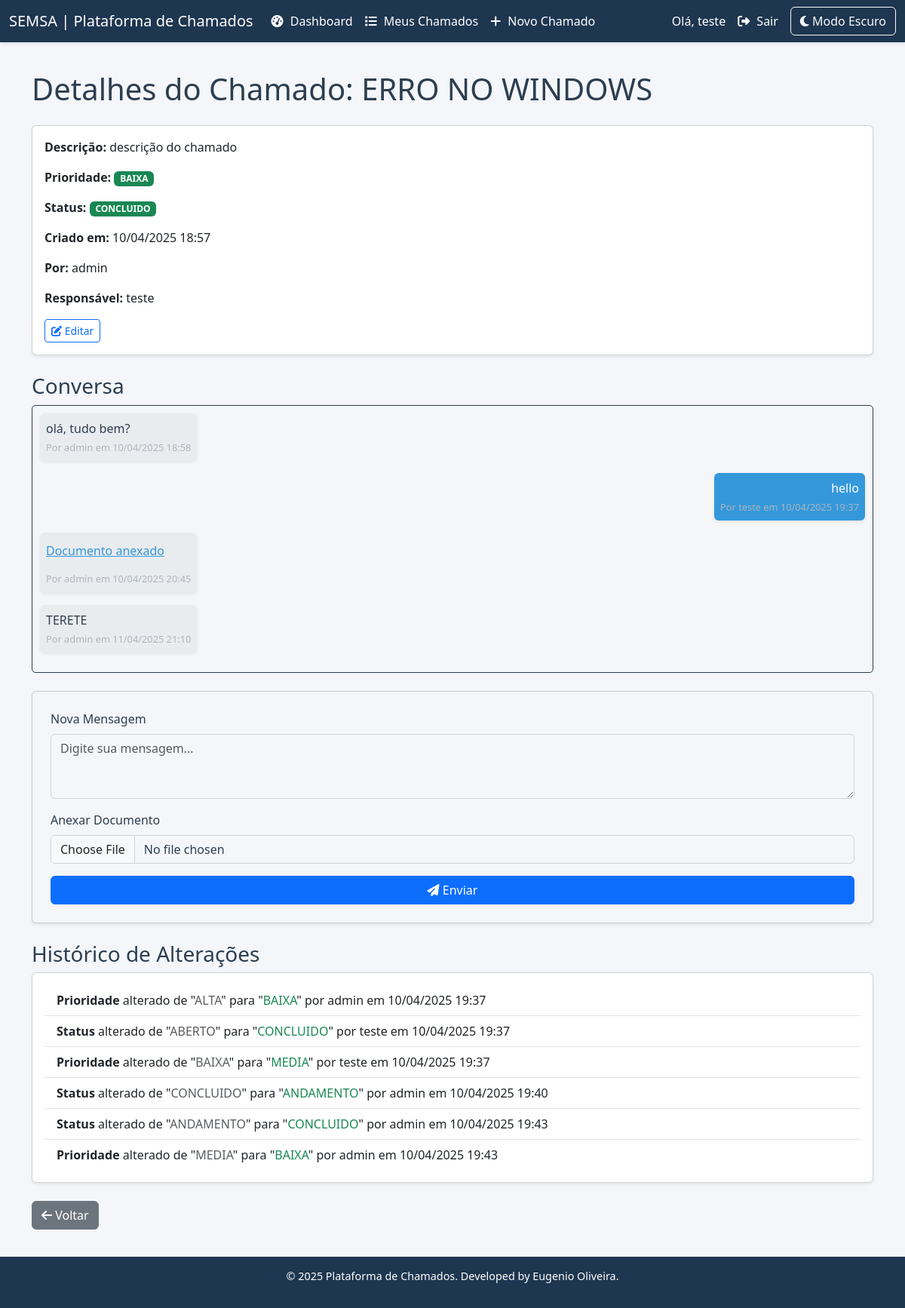
The app's page /detalhes/2/ (signed in) with its own data.
### tickets/models.py (models this page shows, shortened)
class Chamado(models.Model):
    PRIORIDADES = (
        ('BAIXA', 'Baixa'),
        ('MEDIA', 'Média'),
        ('ALTA', 'Alta'),
    )
    STATUS = (
        ('ABERTO', 'Aberto'),
        ('ANDAMENTO', 'Em Andamento'),
        ('CONCLUIDO', 'Concluído'),
    )
    titulo = models.CharField(max_length=100)
    descricao = models.TextField()
    prioridade = models.CharField(max_length=10, choices=PRIORIDADES, default='MEDIA')
    status = models.CharField(max_length=10, choices=STATUS, default='ABERTO')
    criado_em = models.DateTimeField(auto_now_add=True)
    usuario = models.ForeignKey(User, on_delete=models.CASCADE, related_name='chamados')
    responsavel = models.ForeignKey(User, on_delete=models.SET_NULL, null=True, blank=True, related_name='responsavel_chamados')

class Atualizacao(models.Model):
    chamado = models.ForeignKey(Chamado, on_delete=models.CASCADE, related_name='atualizacoes')
    texto = models.TextField(blank=True, null=True)  # Tornando opcional
    documento = models.FileField(upload_to='documentos/', null=True, blank=True)
    criado_em = models.DateTimeField(auto_now_add=True)
    autor = models.ForeignKey(User, on_delete=models.CASCADE)

class Historico(models.Model):
    chamado = models.ForeignKey(Chamado, on_delete=models.CASCADE, related_name='historico')
    campo = models.CharField(max_length=50)  # Campo alterado (ex.: 'status', 'prioridade')
    valor_antigo = models.CharField(max_length=255, blank=True, null=True)
    valor_novo = models.CharField(max_length=255, blank=True, null=True)
    alterado_por = models.ForeignKey(User, on_delete=models.SET_NULL, null=True)
    alterado_em = models.DateTimeField(auto_now_add=True)

### tickets/views.py (the view, shortened to what this page needs)
# urls.py: path('detalhes/<int:id>/', views.detalhes_chamado, name='detalhes_chamado'),
@login_required
def detalhes_chamado(request, id):
    chamado = get_object_or_404(Chamado, id=id, usuario=request.user) if request.user == Chamado.objects.get(id=id).usuario else get_object_or_404(Chamado, id=id, responsavel=request.user)
    return render(request, 'tickets/detalhes_chamado.html', {
        'chamado': chamado,
        'historico': chamado.historico.all(),
    })

### tickets/templates/tickets/detalhes_chamado.html (shortened to what this page needs)
{% extends 'base.html' %}
{% block content %}
<div class="container mt-4">
    <h1 class="mb-4">Detalhes do Chamado: {{ chamado.titulo }}</h1>
    <div class="card mb-4 shadow-sm">
        <div class="card-body">
            <p><strong>Descrição:</strong> {{ chamado.descricao|default:"Sem descrição" }}</p>
            <p><strong>Prioridade:</strong>
                <span class="badge {% if chamado.prioridade == 'ALTA' %}bg-danger{% elif chamado.prioridade == 'MEDIA' %}bg-warning{% else %}bg-success{% endif %}">
                    {{ chamado.prioridade }}
                </span>
            </p>
            <p><strong>Status:</strong>
                <span class="badge {% if chamado.status == 'ABERTO' %}bg-primary{% elif chamado.status == 'ANDAMENTO' %}bg-info{% else %}bg-success{% endif %}">
                    {{ chamado.status }}
                </span>
            </p>
            <p><strong>Criado em:</strong> {{ chamado.criado_em|date:"d/m/Y H:i" }}</p>
            <p><strong>Por:</strong> {{ chamado.usuario }}</p>
            <p><strong>Responsável:</strong> {{ chamado.responsavel|default:"Nenhum" }}</p>
            <a href="{% url 'editar_chamado' chamado.id %}" class="btn btn-outline-primary btn-sm"><i class="fas fa-edit"></i> Editar</a>
        </div>
    </div>
    <h3>Conversa</h3>
    <div id="chat-container" class="chat-container mb-4" style="max-height: 400px; overflow-y: auto; border: 1px solid var(--text-color); padding: 10px; border-radius: 5px; background-color: var(--content-bg);">
        {% for atualizacao in chamado.atualizacoes.all %}
        <div class="chat-message {% if request.user == atualizacao.autor %}text-end{% else %}text-start{% endif %} mb-3">
            <div class="d-inline-block p-2 rounded {% if request.user == atualizacao.autor %}chat-autor{% else %}chat-outro{% endif %} shadow-sm">
                <p class="mb-1">{{ atualizacao.texto|default:"" }}</p>
                {% if atualizacao.documento %}
                <p><a href="{{ atualizacao.documento.url }}" class="text-decoration-underline" target="_blank">Documento anexado</a></p>
                {% endif %}
                <small class="chat-timestamp">Por {{ atualizacao.autor.username }} em {{ atualizacao.criado_em|date:"d/m/Y H:i" }}</small>
            </div>
        </div>
        {% empty %}
        <p class="text-muted text-center">Nenhuma mensagem ainda.</p>
        {% endfor %}
    </div>
    <form id="chat-form" class="card p-4 mb-4 shadow-sm" enctype="multipart/form-data" style="background-color: var(--content-bg); color: var(--text-color);">
        <div class="mb-3">
            <label for="texto" class="form-label">Nova Mensagem</label>
            <textarea name="texto" id="texto" class="form-control" rows="3" placeholder="Digite sua mensagem..."></textarea>
        </div>
        <div class="mb-3">
            <label for="documento" class="form-label">Anexar Documento</label>
            <input type="file" name="documento" id="documento" class="form-control">
        </div>
        <button type="submit" class="btn btn-primary"><i class="fas fa-paper-plane"></i> Enviar</button>
    </form>
    <h3>Histórico de Alterações</h3>
    <div class="card mb-4 shadow-sm">
        <div class="card-body" style="max-height: 300px; overflow-y: auto;">
            {% if historico %}
            <ul class="list-group list-group-flush">
                {% for entrada in historico %}
                <li class="list-group-item">
                    <strong>{{ entrada.campo|capfirst }}</strong> alterado de
                    "<span class="text-muted">{{ entrada.valor_antigo|default:"Nenhum" }}</span>" para
                    "<span class="text-success">{{ entrada.valor_novo|default:"Nenhum" }}</span>"
                    por {{ entrada.alterado_por.username }} em {{ entrada.alterado_em|date:"d/m/Y H:i" }}
                </li>
                {% endfor %}
            </ul>
            {% else %}
            <p class="text-muted text-center">Nenhuma alteração registrada.</p>
            {% endif %}
        </div>
    </div>
    <a href="{% url 'listar_chamados' %}" class="btn btn-secondary mb-3"><i class="fas fa-arrow-left"></i> Voltar</a>
</div>
{% endblock %}

### tickets/templates/base.html (shortened to what this page needs)
<!DOCTYPE html>
<html lang="pt-br" data-theme="light">
<head>
    <link href="https://cdn.jsdelivr.net/npm/bootstrap@5.3.3/dist/css/bootstrap.min.css" rel="stylesheet">
    <link rel="stylesheet" href="https://cdnjs.cloudflare.com/ajax/libs/font-awesome/6.5.1/css/all.min.css">
</head>
<body>
    <nav class="navbar navbar-expand-lg navbar-dark">
        <div class="container-fluid">
            <a class="navbar-brand" href="{% url 'dashboard' %}">SEMSA | Plataforma de Chamados</a>
            <div class="collapse navbar-collapse" id="navbarNav">
                <ul class="navbar-nav me-auto mb-2 mb-lg-0">
                    <li class="nav-item">
                        <a class="nav-link {% if request.path == '/dashboard/' %}active{% endif %}" href="{% url 'dashboard' %}">
                            <i class="fas fa-tachometer-alt"></i> <span>Dashboard</span>
                        </a>
                    </li>
                    <li class="nav-item">
                        <a class="nav-link {% if request.path == '/listar/' %}active{% endif %}" href="{% url 'listar_chamados' %}">
                            <i class="fas fa-list"></i> <span>Meus Chamados</span>
                        </a>
                    </li>
                    <li class="nav-item">
                        <a class="nav-link {% if request.path == '/novo/' %}active{% endif %}" href="{% url 'criar_chamado' %}">
                            <i class="fas fa-plus"></i> <span>Novo Chamado</span>
                        </a>
                    </li>
                </ul>
                <ul class="navbar-nav ms-auto align-items-center">
                    {% if user.is_authenticated %}
                    <li class="nav-item">
                        <span class="nav-link">Olá, {{ user.username }}</span>
                    </li>
                    <li class="nav-item">
                        <a class="nav-link" href="{% url 'logout' %}"><i class="fas fa-sign-out-alt"></i> <span>Sair</span></a>
                    </li>
                    {% else %}
                    <li class="nav-item">
                        <a class="nav-link" href="{% url 'login' %}"><i class="fas fa-sign-in-alt"></i> <span>Entrar</span></a>
                    </li>
                    {% endif %}
                    <li class="nav-item">
                        <button id="theme-toggle" class="btn btn-outline-light ms-2">
                            <i class="fas fa-moon"></i> <span class="d-none d-md-inline">Modo Escuro</span>
                        </button>
                    </li>
                </ul>
            </div>
        </div>
    </nav>
    <div class="main-content" id="main-content">
        {% block content %}{% endblock %}
    </div>
    <footer>
        <p>© 2025 Plataforma de Chamados. Developed by Eugenio Oliveira.</p>
    </footer>
</body>
</html>

### tickets/templates/base.html (style rules this page uses)
:root, [data-theme="light"] { --text-color: #2c3e50; --bg-primary: #1e3650; --bg-hover: #3498db; --text-hover: #ffffff; --content-bg: #f4f6f9; }
body { display: flex; flex-direction: column; min-height: 100vh; background-color: var(--content-bg); font-family: 'Segoe UI', Tahoma, Geneva, Verdana, sans-serif; color: var(--text-color); margin: 0; transition: background-color 0.3s, color 0.3s; }
.navbar { background-color: var(--bg-primary); position: fixed; top: 0; left: 0; width: 100%; z-index: 1030; box-shadow: 0 2px 4px rgba(0, 0, 0, 0.1); }
.navbar-brand, .navbar .nav-link { color: var(--text-hover) !important; }
.navbar .nav-link i { margin-right: 5px; }
.main-content { padding: 70px 20px 20px; width: 100%; }
footer { background-color: var(--bg-primary); color: var(--text-hover); padding: 15px 0; text-align: center; font-size: 0.9rem; }

### tickets/templates/tickets/detalhes_chamado.html (style rules this page uses)
.chat-container { transition: background-color 0.3s, border-color 0.3s; }
.chat-autor { background-color: #3498db; color: #ffffff; }
.chat-outro { background-color: #e9ecef; color: var(--text-color); }
.chat-timestamp { display: block; font-size: 0.8rem; color: #adb5bd; }
.chat-message a { color: #ffffff; }
.chat-outro a { color: var(--bg-hover); }
.form-control { background-color: var(--content-bg); color: var(--text-color); border-color: #ced4da; }

### records on screen
Chamado: titulo "ERRO NO WINDOWS", descricao "descrição do chamado", prioridade "BAIXA", status "CONCLUIDO", criado_em "10/04/2025 18:57", usuario "admin", responsavel "teste"
Atualizacao: texto "olá, tudo bem?", autor.username "admin", criado_em "10/04/2025 18:58"
Atualizacao: texto "hello", autor.username "teste", criado_em "10/04/2025 19:37"
Atualizacao: autor.username "admin", criado_em "10/04/2025 20:45"
Atualizacao: texto "TERETE", autor.username "admin", criado_em "11/04/2025 21:10"
Historico: campo "Prioridade", valor_antigo "ALTA", valor_novo "BAIXA", alterado_por.username "admin", alterado_em "10/04/2025 19:37"
Historico: campo "Status", valor_antigo "ABERTO", valor_novo "CONCLUIDO", alterado_por.username "teste", alterado_em "10/04/2025 19:37"
Historico: campo "Prioridade", valor_antigo "BAIXA", valor_novo "MEDIA", alterado_por.username "teste", alterado_em "10/04/2025 19:37"
Historico: campo "Status", valor_antigo "CONCLUIDO", valor_novo "ANDAMENTO", alterado_por.username "admin", alterado_em "10/04/2025 19:40"
Historico: campo "Status", valor_antigo "ANDAMENTO", valor_novo "CONCLUIDO", alterado_por.username "admin", alterado_em "10/04/2025 19:43"
Historico: campo "Prioridade", valor_antigo "MEDIA", valor_novo "BAIXA", alterado_por.username "admin", alterado_em "10/04/2025 19:43"

### other values on screen
{{ user.username }} "teste"
